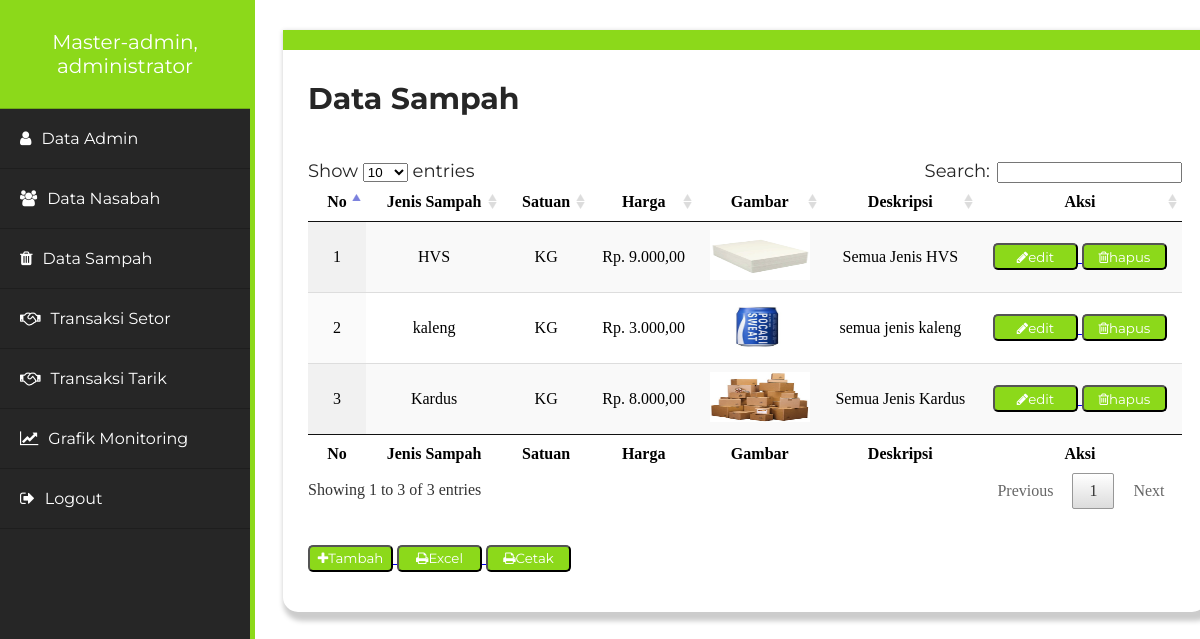
/page/admin.php?page=data-sampah (signed in), run on the app's committed database.
### tables this page shows
CREATE TABLE `sampah` (
  `jenis_sampah` varchar(15) NOT NULL,
  `satuan` enum('KG','PC','LT') NOT NULL,
  `harga` int(5) NOT NULL,
  `gambar` varchar(150) NOT NULL,
  `deskripsi` varchar(40) NOT NULL
);

### system/function/view-sampah.php (the view, shortened to what this page needs)
<!DOCTYPE html>
<html lang="en">
<head>
    <link rel="stylesheet" type="text/css" href="../datatables/css/jquery.dataTables.css">
</head>
<body>
    <h2 style="font-size: 30px; color: #262626;">Data Sampah</h2>
    <br>
<table id="example" class="display" cellspacing="0" width="100%" border="0" >
        <thead>
        <tr>
            <th>No</th>
            <th>Jenis Sampah</th>
            <th>Satuan</th>
            <th>Harga</th>
            <th>Gambar</th>
            <th>Deskripsi</th>
            <th>Aksi</th>
        </tr>
        </thead>
        <tfoot>
        <tr>
            <th>No</th>
            <th>Jenis Sampah</th>
            <th>Satuan</th>
            <th>Harga</th>
            <th>Gambar</th>
            <th>Deskripsi</th>
            <th>Aksi</th>
        </tr>
        </tfoot>
        <tbody>
        <?php
            $no = 0;
            $query = mysqli_query($conn, "SELECT * FROM sampah ORDER BY jenis_sampah ASC");
            while($row = mysqli_fetch_assoc($query)){$no++;
        ?>
        <tr align="center">
            <td><?php echo "$no" ?></td>
            <td><?php echo $row['jenis_sampah'] ?></td>
            <td><?php echo $row['satuan'] ?></td>
            <td><?php echo "Rp. ".number_format($row['harga'], 2, ",", ".")  ?></td>
            <td><img src="../asset/internal/img/uploads/<?php echo $row['gambar'] ?>" width="100px" height="50px"></td>
            <td><?php echo $row['deskripsi'] ?></td>
            <td>
                <a href="admin.php?page=edit-sampah&id=<?php echo $row['id']; ?>">
                <button><i class="fa fa-pencil"></i>edit</button>
                </a>
                <a onclick="return confirm('Anda yakin ingin menghapus data ini?')" href="../system/function/delete-sampah.php?id=<?php echo $row['jenis_sampah']; ?>">
                <button><i class="fa fa-trash-o"></i>hapus</button>
                </a>
            </td>
        </tr>
        <?php } ?>
        </tbody>
    </table>
    <br>
    <br>
    <a href="admin.php?page=tambah-data-sampah">
    <button><i class="fa fa-plus" aria-hidden="true"></i>Tambah</button>
    </a>
    <a target="_blank" href="../system/function/excel-sampah.php">
    <button><i class="fa fa-print" aria-hidden="true"></i>Excel</button>
    </a>
    <a target="_blank" href="../system/function/print-sampah.php">
    <button><i class="fa fa-print" aria-hidden="true"></i>Cetak</button>
    </a>
    </body>
</html>

### page/admin.php (shortened to what this page needs)
<?php
if (empty($_SESSION['user']) && empty($_SESSION['pass'])) {
    header('location:login.php');
} else {
include_once("../system/config/koneksi.php");
?>
<!DOCTYPE html>
<html>
	<head>
		<link rel="stylesheet" href="../asset/internal/css/style_2.css">
		<link href="https://maxcdn.bootstrapcdn.com/font-awesome/4.7.0/css/font-awesome.min.css" rel="stylesheet">
	</head>
	<body>
		<?php
	        $cek = mysqli_query($conn, "SELECT * FROM admin WHERE nia='".$_SESSION['nia']."'");
	        $row = mysqli_fetch_array($cek);
      	?>
		<div class="sidebar">
			<ul>
				<li>
					<a href="admin.php?page=data-admin" style="text-align: center; padding: 30px 0 30px 0; font-size: 20px;"><?php echo $_SESSION["level"]; ?>, <br> <?php echo $row['nama'] ?></a>
				</li>
						<?php
							$level = $_SESSION['level'] == 'Admin';
							if($level){
								}else{
						?>
				<li>
					<a href="admin.php?page=data-admin-full"><span class="fa fa-user" aria-hidden="true"></span>Data Admin</a>
				</li>
						<?php } ?>
				<li>
					<a href="admin.php?page=data-nasabah-full"><span class="fa fa-users" aria-hidden="true"></span>Data Nasabah</a>
				</li>
				<li>
					<a href="admin.php?page=data-sampah"><span class="fa fa-trash" aria-hidden="true"></span>Data Sampah</a>
				</li>
				<li>
					<a href="admin.php?page=data-setor"><span class="fa fa-handshake-o" aria-hidden="true"></span>Transaksi Setor</a>
				</li>
				<li>
					<a href="admin.php?page=data-tarik"><span class="fa fa-handshake-o" aria-hidden="true"></span>Transaksi Tarik</a>
				</li>
				<li>
					<a href="admin.php?page=data-report"><span class="fa fa-line-chart" aria-hidden="true"></span>Grafik Monitoring</a>
				</li>
				<li>
					<a href="logout.php"><span class="fa fa-sign-out" aria-hidden="true"></span>Logout</a>
				</li>
			</ul>
		</div>
		<div class="box-1">
			<section>
				<?php
					if(isset($_GET['page'])){
						$page = $_GET['page'];
					switch ($page) {
						case 'data-sampah':
							include "../system/function/view-sampah.php";
							break;
					}
				}else{
					include "../system/function/view-admin.php";
				}
				 ?>
			</section>
		</div>
	</body>
</html>
<?php } ?>

### asset/internal/css/style_2.css (style rules this page uses)
div.box-1 { margin: 30px 0 20px 275px; background: #fff; width: 78%; box-sizing: border-box; padding: 5px 25px 5px 25px; padding-bottom: 40px; box-shadow: 4px 5px 5px 4px #ccc; border-radius: 0 0 15px 15px; border-top:20px solid #8cd91a; }
h2 { font-family: Montserrat; color: #fff; }
.sidebar { position: fixed; top: 0; left: 0; background-color: #262626; width: 250px; height: 100%; border-right: 5px solid #8cd91a; }
ul { font-family: Montserrat; margin:0; padding: 0 0; }
ul li a { list-style: none; }
ul li a { padding: 20px 20px; color: #fff; display: block; text-decoration: none; border-bottom: 1px solid rgba(0,0,0,.2); }
.sidebar span { margin-right: 10px; color: #fff; }
ul li { -webkit-transition:all 0.3s; -o-transition: all 0.3s; transition: all 0.3s; }

### page/admin.php (style rules this page uses)
button { height: 27px; width: 85px; background: #8cd91a; border-radius: 5px; color: #fff; font-family: Montserrat; }

### data on the page
sampah: jenis_sampah "HVS", satuan "KG", harga "9.000,00", gambar (picture), deskripsi "Semua Jenis HVS"
sampah: jenis_sampah "kaleng", satuan "KG", harga "3.000,00", gambar (picture), deskripsi "semua jenis kaleng"
sampah: jenis_sampah "Kardus", satuan "KG", harga "8.000,00", gambar (picture), deskripsi "Semua Jenis Kardus"

### other printed values
$_SESSION["level"] "Master-admin"
$row['nama'] "administrator"
